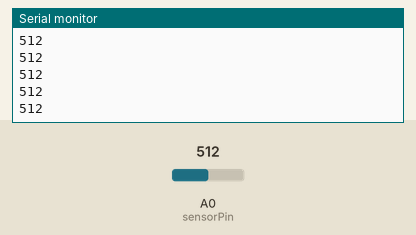
Simulated run of this sketch. Board: Arduino Uno, built with avr-gcc and run on an emulated ATmega328P. Parts: the last lines printed to the serial monitor. Inputs (shaded band) come from the test bench; at power-on: A0 (sensorPin) = 512.

Above: at 1.2 s.
1.3 s: A0 (sensorPin) set to 716
At 1.31 s:
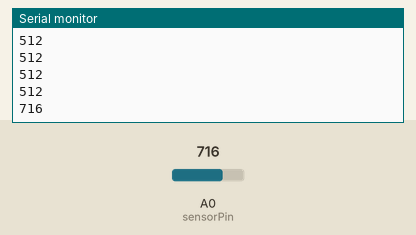
2.8 s: A0 (sensorPin) set to 900
At 2.81 s:
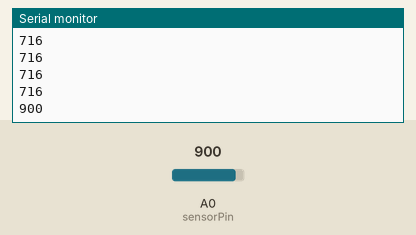
Timing chart, 0 to 5.8 s (numbered marks = the images above; inputs shaded):
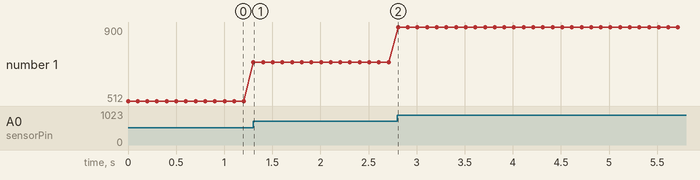

The sketch:

_2_photocell.ino
```cpp
// set up the pin we will read data from and the variable we'll store it in
const int sensorPin = A0;
int sensorValue = 0;

void setup() {
  // initialize the Serial port (computer connection)
  Serial.begin(9600);
}

void loop() {
  // Read the value of the sensor pin
  sensorValue = analogRead(sensorPin);

  // Print the sensor value to the Serial port
  Serial.println(sensorValue);

  // Wait 100 milliseconds (1/10 second) before looping
  delay(100);
}
```

Measured:
- after the input at 1.3 s, the serial monitor: prints a new line at once (image 1)
- after the input at 2.8 s, the serial monitor: prints a new line at once (image 2)
- plotted number 1: 512 → 716 after the input at 1.3 s, 716 → 900 after the input at 2.8 s
